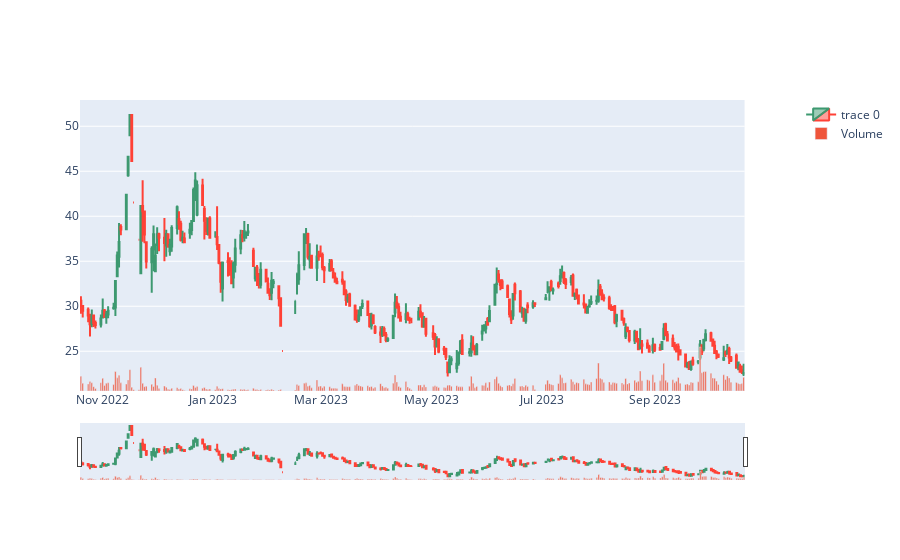

The notebook cell this image was saved under:
### Code cell
fig = make_subplots(specs=[[{"secondary_y": True}]])
fig.add_trace(
    go.Candlestick(x=data.index,open=data.open,close=data.close,high=data.high,low=data.low)
)
fig.add_trace(go.Bar(x=data.index, y=data['volume'], name='Volume'),secondary_y=True)
fig.update_yaxes(range=[0,1500000000],secondary_y=True)
fig.update_yaxes(visible=False, secondary_y=True)

### Figure 1 — Plotly figure (JSON) as saved in the notebook; plotly's stock layout.template omitted (floating-point values rounded to 4 significant figures; data arrays with more than 128 entries replaced by an {"elided": "..."} marker saying what was removed)
{"data": [{"close": {"elided": "251 float values"}, "high": {"elided": "251 float values"}, "low": {"elided": "251 float values"}, "open": {"elided": "251 float values"}, "type": "candlestick", "x": {"elided": "251 str values"}}, {"name": "Volume", "type": "bar", "x": {"elided": "251 str values"}, "xaxis": "x", "y": {"elided": "251 int values"}, "yaxis": "y2"}], "layout": {"xaxis": {"anchor": "y", "domain": [0, 0.94]}, "yaxis": {"anchor": "x", "domain": [0, 1]}, "yaxis2": {"anchor": "x", "overlaying": "y", "range": [0, 1500000000], "side": "right", "visible": false}}}
